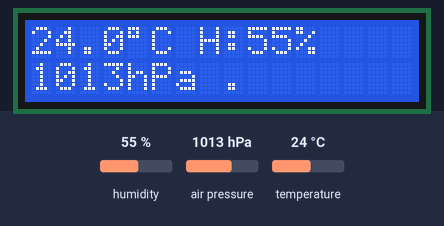
Bench run of a sketch on a simulated Arduino Uno, built with avr-gcc and run on an emulated ATmega328P. Shown: 16×2 character LCD. The test bench sets the inputs (shaded band); at power-on: humidity 55 %, air pressure 1013 hPa, temperature 24 °C. What the sketch prints to the serial monitor is not drawn.

Above: at 1.2 s.
1.3 s: humidity set to 22 %
At 2.4 s:
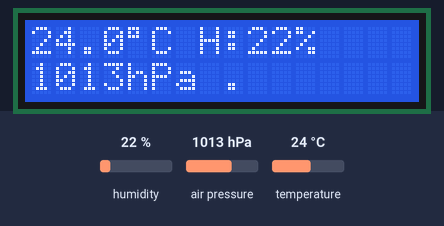
4.0 s: air pressure set to 952 hPa
At 4.4 s:
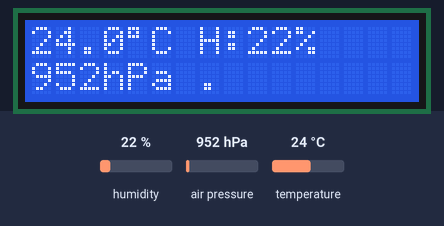
6.7 s: air pressure set to 1025 hPa
At 10.5 s:
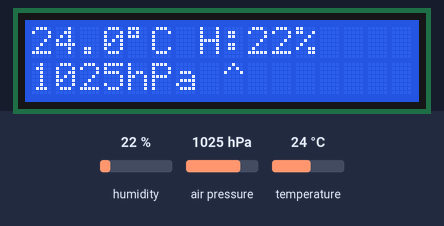
11.6 s: air pressure set to 975 hPa
At 12.5 s:
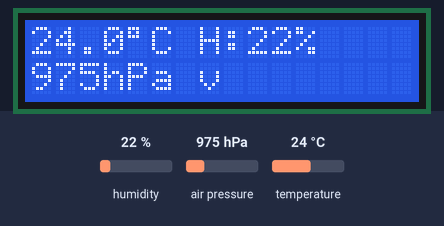
15.6 s: temperature set to 12 °C
At 16.6 s:
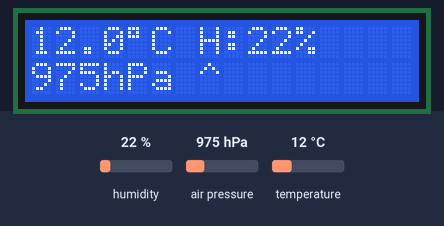
19.6 s: humidity set to 40 %
At 20.6 s:
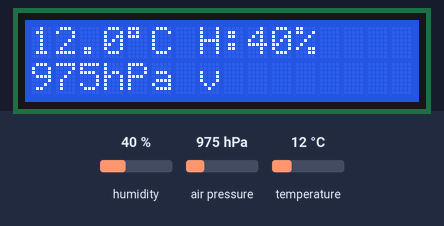
Timing chart, 0 to 22.6 s (numbered marks = the images above; inputs shaded):
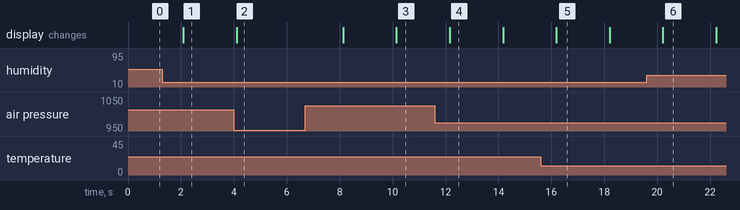

Measured:
- after the input at 1.3 s, the display: changes after 0.79 s (image 1)
- after the input at 4.0 s, the display: changes after 0.10 s (image 2)
- after the input at 6.7 s, the display: first changes after 1.4 s (image 3 shows a later state)
- after the input at 11.6 s, the display: changes after 0.56 s (image 4)
- after the input at 15.6 s, the display: changes after 0.59 s (image 5)
- after the input at 19.6 s, the display: changes after 0.61 s (image 6)
- what the display in image 4 shows lasts 2.0 s, from 12.2 s to 14.2 s

The sketch:

weather_station.ino
```cpp
/*
  DIY Weather Station
  ---------------------
  Displays temperature/humidity (DHT22) and pressure (BMP280) on a 16x2 LCD,
  with a rolling pressure trend indicator. Board: Arduino Uno.
*/

#include <DHT.h>
#include <Wire.h>
#include <Adafruit_BMP280.h>
#include <LiquidCrystal.h>

const uint8_t DHT_PIN = 2;
#define DHT_TYPE DHT22

DHT dht(DHT_PIN, DHT_TYPE);
Adafruit_BMP280 bmp; // I2C

LiquidCrystal lcd(7, 8, 9, 10, 11, 12);

// Rolling pressure history used to compute a simple trend (rising/falling/steady).
const uint8_t HISTORY_LEN = 6; // 6 samples * 2s interval = last 12 seconds... see note below
float pressureHistory[HISTORY_LEN];
uint8_t historyIndex = 0;
bool historyFilled = false;

const float TREND_THRESHOLD_HPA = 0.5; // ignore changes smaller than this (sensor noise)

void setup() {
  Serial.begin(9600);
  dht.begin();
  lcd.begin(16, 2);

  if (!bmp.begin(0x76)) { // common default address; try 0x77 if this fails on your module
    lcd.print("BMP280 not found");
    Serial.println("Could not find BMP280 - check wiring/address");
    while (1) delay(1000);
  }
}

void loop() {
  float humidity = dht.readHumidity();
  float tempC = dht.readTemperature();
  float pressureHpa = bmp.readPressure() / 100.0F;

  if (isnan(humidity) || isnan(tempC)) {
    Serial.println("DHT22 read failed, retrying next cycle");
    delay(2000);
    return;
  }

  recordPressure(pressureHpa);
  char trendChar = computeTrend();

  lcd.clear();
  lcd.setCursor(0, 0);
  lcd.print(tempC, 1);
  lcd.print((char)223); // degree symbol
  lcd.print("C H:");
  lcd.print(humidity, 0);
  lcd.print("%");

  lcd.setCursor(0, 1);
  lcd.print(pressureHpa, 0);
  lcd.print("hPa ");
  lcd.print(trendChar);

  Serial.print("T="); Serial.print(tempC);
  Serial.print("C H="); Serial.print(humidity);
  Serial.print("% P="); Serial.print(pressureHpa);
  Serial.print("hPa trend="); Serial.println(trendChar);

  delay(2000); // DHT22 cannot be sampled faster than ~1Hz reliably
}

void recordPressure(float p) {
  pressureHistory[historyIndex] = p;
  historyIndex = (historyIndex + 1) % HISTORY_LEN;
  if (historyIndex == 0) historyFilled = true;
}

// Compares the newest reading to the oldest one currently in the ring buffer
// to decide if pressure is rising, falling, or holding steady.
char computeTrend() {
  if (!historyFilled) return '.'; // not enough data yet

  uint8_t oldestIdx = historyIndex; // next slot to be overwritten is the oldest sample
  uint8_t newestIdx = (historyIndex + HISTORY_LEN - 1) % HISTORY_LEN;

  float delta = pressureHistory[newestIdx] - pressureHistory[oldestIdx];

  if (delta > TREND_THRESHOLD_HPA) return '^';  // rising
  if (delta < -TREND_THRESHOLD_HPA) return 'v'; // falling
  return '-';                                   // steady
}
```
